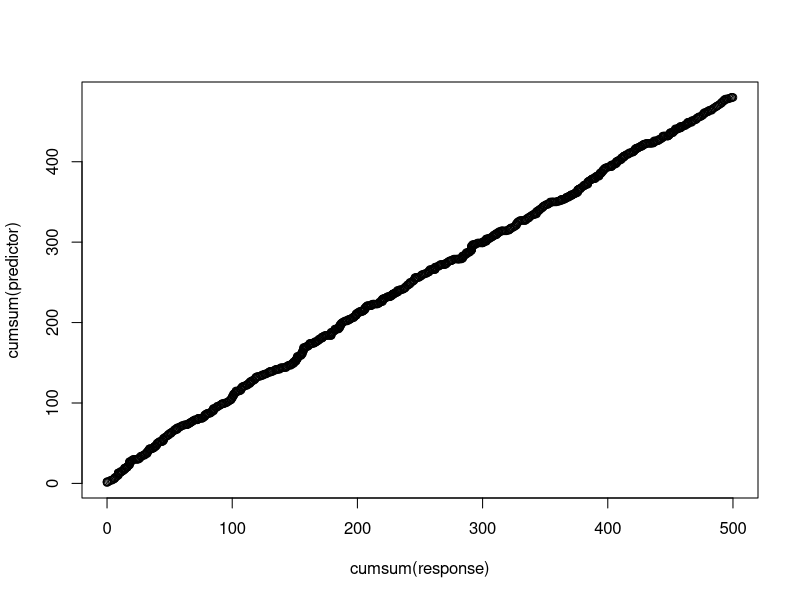
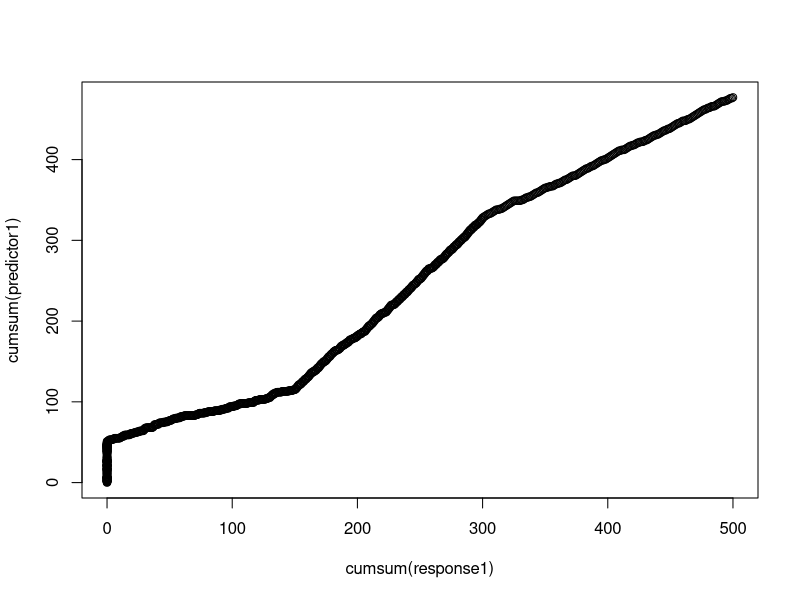
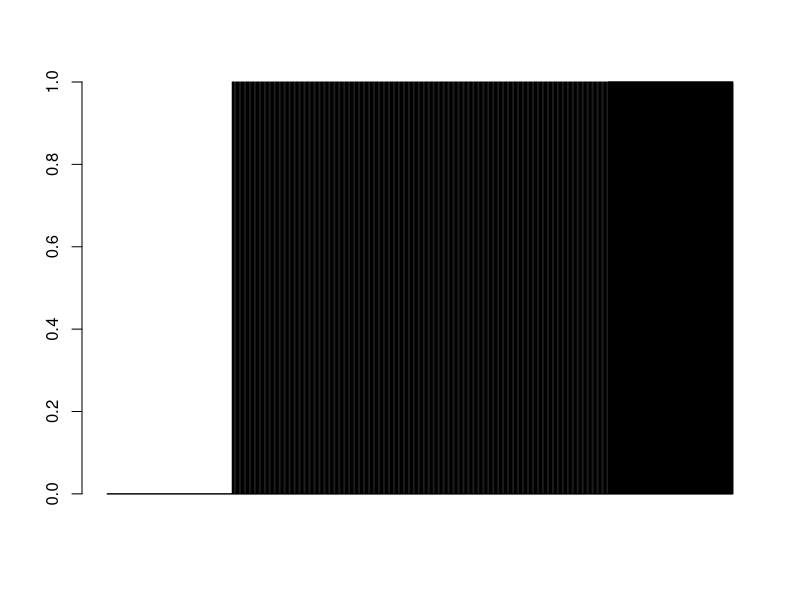
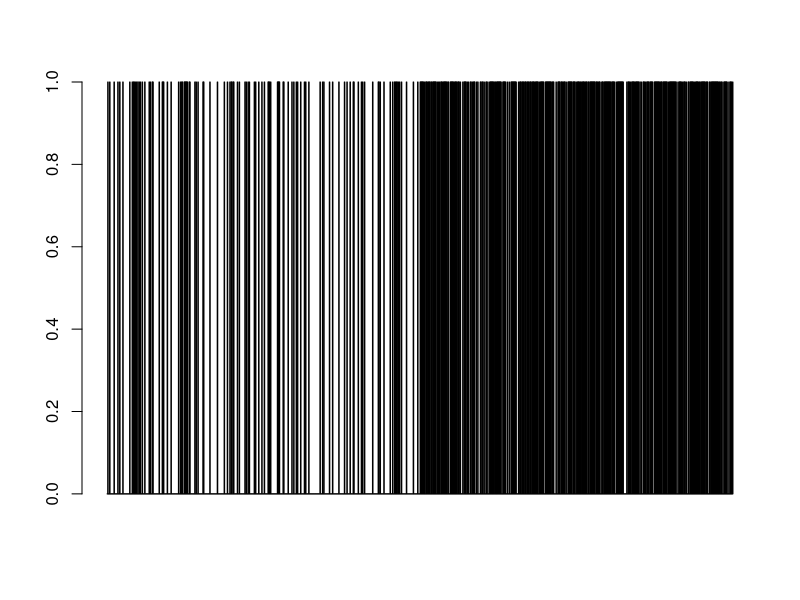
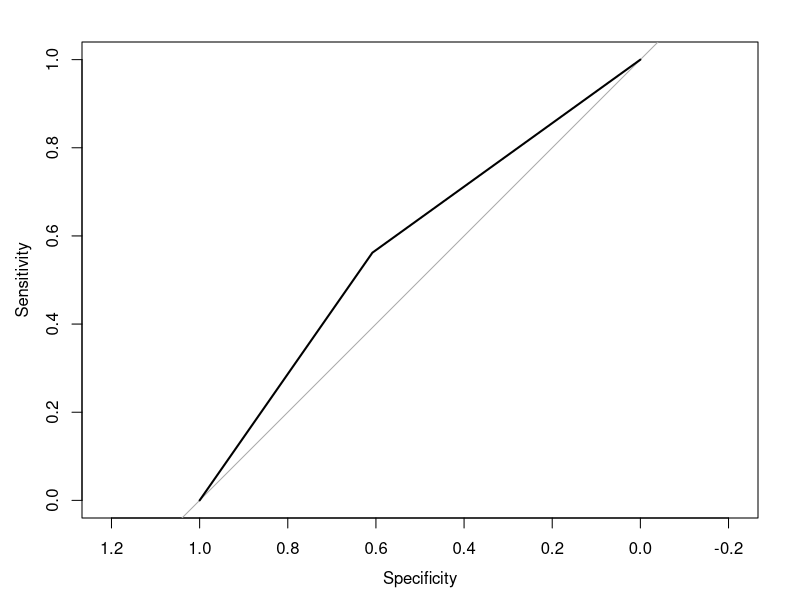

These charts were generated, in order, by the following R code:

#random assignment
response<-sample(c(0,1), 1000, replace = TRUE)
predictor<-sample(c(0,1), 1000, replace = TRUE)

plot(cumsum(response),cumsum(predictor))

#classifier result

response1<-c(rep (0, times=500),rep(1, times=500))
response1<-c(rep(0, times=200),rep(c(1,0), times=300), rep(1, times=200))
predictor1<-c(sample(c(0,0,0,1), 500, replace = TRUE), sample(c(0,1,1,1), 500, replace = TRUE))

plot(cumsum(response1),cumsum(predictor1))
barplot(response1)
barplot(predictor1)

library(pROC)

roc(response1,predictor1)
plot(roc(response1,predictor1, AUC=TRUE, ci=TRUE))

